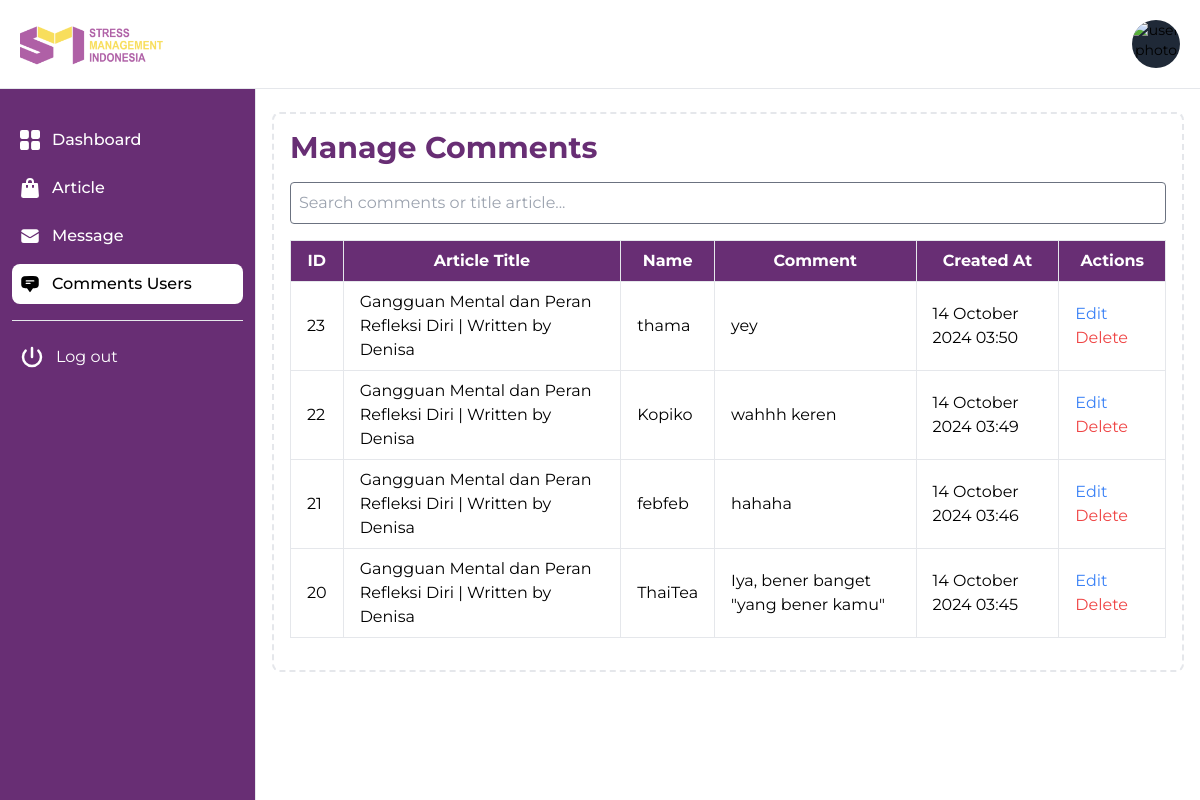
Page /admin/comments_admin.php (signed in) on the committed database.
### tables this page shows
CREATE TABLE `comments` (
  `id` int(11) NOT NULL,
  `article_id` int(11) NOT NULL,
  `name` varchar(100) NOT NULL,
  `comment` text NOT NULL,
  `created_at` timestamp NULL DEFAULT current_timestamp()
);

CREATE TABLE `articles` (
  `id` int(11) NOT NULL,
  `title` varchar(255) NOT NULL,
  `content` text DEFAULT NULL,
  `image` varchar(255) DEFAULT NULL,
  `category` varchar(255) DEFAULT NULL,
  `author` varchar(255) NOT NULL,
  `created_at` timestamp NULL DEFAULT current_timestamp(),
  `views` int(11) DEFAULT 0
);

### admin/comments_admin.php (the view, shortened to what this page needs)
<?php
require_once '../functions/db.php';
$query = "SELECT comments.id, comments.article_id, comments.name, comments.comment, comments.created_at, articles.title
          FROM comments
          LEFT JOIN articles ON comments.article_id = articles.id
          ORDER BY comments.created_at DESC";
$result = $conn->query($query);
?>
<!DOCTYPE html>
<html lang="en">
  <head>
    <link href="../css/output.css" rel="stylesheet" />
    <link href="https://cdn.jsdelivr.net/npm/flowbite@2.5.2/dist/flowbite.min.css" rel="stylesheet" />
    <script src="https://cdn.tailwindcss.com?plugins=forms,typography,aspect-ratio,line-clamp,container-queries"></script>
    <link rel="stylesheet" href="../css/style.css" />
    <script src="https://cdn.tailwindcss.com"></script>
</head>
<body>
   <header>
      <nav class="fixed top-0 z-50 w-full bg-white border-b border-gray-200">
        <div class="px-3 py-3 lg:px-5 lg:pl-3">
          <div class="flex items-center justify-between">
            <div class="flex items-center justify-start rtl:justify-end">
              <a href="#" class="flex ms-2 md:me-24">
                <img src="../asset/logo.png" class="h-16 me-3" alt="FlowBite Logo" />
              </a>
            </div>
            <div class="flex items-center">
              <div class="flex items-center ms-3">
                <div>
                  <button type="button" class="flex text-sm bg-gray-800 rounded-full focus:ring-4 focus:ring-gray-300" aria-expanded="false" data-dropdown-toggle="dropdown-user">
                    <img class="w-12 h-12 rounded-full" src="https://i.pinimg.com/564x/a6/67/73/a667732975f0f1da1a0fd4625e30d776.jpg" alt="user photo" />
                  </button>
                </div>
              </div>
            </div>
          </div>
        </div>
      </nav>
    </header>
    <main>
        <div id="content" class="content">
            <div class="p-4 sm:ml-64 md:mt-10">
                <div class="p-4 border-2 border-gray-200 border-dashed rounded-lg mt-14">
            <div class="flex items-center justify-between mb-4">
                <h2 class="text-lg md:text-3xl font-bold text-primary-color">Manage Comments</h2>
            </div>
                    <div class="grid grid-cols-1 gap-4 mb-4">
                        <div class="flex items-center justify-center gap-2 h-auto rounded">
    <div class="container mx-auto">
        <div class="">
            <input type="text" id="searchInput" onkeyup="searchComments()" placeholder="Search comments or title article..." class="border rounded p-2 w-full  mb-4" />
        </div>
            <div class="overflow-auto">
        <table id="commentsTable" class="min-w-full border-collapse border border-gray-200 ">
            <thead>
                <tr class="bg-primary-color text-white">
                    <th class="border border-gray-200 px-4 py-2">ID</th>
                    <th class="border border-gray-200 px-4 py-2">Article Title</th>
                    <th class="border border-gray-200 px-4 py-2">Name</th>
                    <th class="border border-gray-200 px-4 py-2">Comment</th>
                    <th class="border border-gray-200 px-4 py-2">Created At</th>
                    <th class="border border-gray-200 px-4 py-2">Actions</th>
                </tr>
            </thead>
            <tbody>
                <?php while ($comment = $result->fetch_assoc()): ?>
                    <tr>
                        <td class="border border-gray-200 px-4 py-2"><?php echo htmlspecialchars($comment['id']); ?></td>
                        <td class="border border-gray-200 px-4 py-2"><?php echo htmlspecialchars($comment['title']); ?></td>
                        <td class="border border-gray-200 px-4 py-2"><?php echo htmlspecialchars($comment['name']); ?></td>
                        <td class="border border-gray-200 px-4 py-2"><?php echo htmlspecialchars($comment['comment']); ?></td>
                        <td class="border border-gray-200 px-4 py-2"><?php echo date('d F Y H:i', strtotime($comment['created_at'])); ?></td>
                        <td class="border border-gray-200 px-4 py-2 ">
                            <button onclick="openEditModal(<?php echo $comment['id']; ?>, '<?php echo addslashes($comment['comment']); ?>')" class="text-blue-500 hover:underline">Edit</button>
                            <a href="delete_comment.php?id=<?php echo $comment['id']; ?>" class="text-red-500 hover:underline" onclick="return confirm('Are you sure you want to delete this comment?');">Delete</a>
                        </td>
                    </tr>
                <?php endwhile; ?>
            </tbody>
        </table>
        </div>
    </div>
                        </div>
                    </div>
                </div>
            </div>
        </div>
      <aside id="logo-sidebar" class="fixed top-0 left-0 z-40 w-64 mt-10 h-screen pt-20 transition-transform -translate-x-full bg-primary-color border-r border-gray-200 sm:translate-x-0" aria-label="Sidebar">
        <div class="h-full px-3 pb-4 overflow-y-auto bg-primary-color">
          <ul class="space-y-2 font-medium">
            <li>
              <a href="#" class="flex items-center p-2 text-white rounded-lg hover:bg-white hover:text-black">
                <span class="ms-3">Dashboard</span>
              </a>
            </li>
            <li>
              <a href="article_admin.php" class=" flex items-center p-2 text-white rounded-lg hover:bg-white hover:text-black">
                <span class="flex-1 ms-3 whitespace-nowrap">Article</span>
              </a>
            </li>
          <li>
              <a href="message_admin.php" class="flex items-center p-2 text-white rounded-lg hover:bg-white hover:text-black">
                <span class="flex-1 ms-3 whitespace-nowrap">Message</span>
              </a>
            </li>
          <li>
              <a href="comments_admin.php" class="flex items-center p-2 text-black rounded-lg bg-white">
                <span class="flex-1 ms-3 whitespace-nowrap">Comments Users</span>
              </a>
            </li>
          </ul>
            <ul class="space-y-2 mt-4 border-t border-gray-200 pt-4">
                <li class="">
                    <a href="logout.php" class="flex items-center p-2 text-white hover:text-red-600 rounded-lg hover:bg-white ">
                        <svg class="w-6 h-6  " xmlns="http://www.w3.org/2000/svg" fill="none" viewBox="0 0 24 24" stroke-width="2.5" stroke="currentColor">
                            <path stroke-linecap="round" stroke-linejoin="round" d="M5.636 5.636a9 9 0 1 0 12.728 0M12 3v9" />
                        </svg>
                        <span class="flex-1 ms-3 whitespace-nowrap">Log out</span>
                    </a>
                </li>
            </ul>
        </div>
      </aside>
    </main>

### css/style.css (style rules this page uses)
body { font-family: "Montserrat", sans-serif; }
* { margin: 0; padding: 0; box-sizing: border-box; }
:root { --indicator-color: #dadde1; --indicator-color-active: #682e74; --indicator-color-hover: #6b7280; }

### rows in the picture
comments: id "23", article.title "Gangguan Mental dan Peran Refleksi Diri | Written by Denisa", name "thama", comment "yey", created_at "14 October 2024 03:50"
comments: id "22", article.title "Gangguan Mental dan Peran Refleksi Diri | Written by Denisa", name "Kopiko", comment "wahhh keren", created_at "14 October 2024 03:49"
comments: id "21", article.title "Gangguan Mental dan Peran Refleksi Diri | Written by Denisa", name "febfeb", comment "hahaha", created_at "14 October 2024 03:46"
comments: id "20", article.title "Gangguan Mental dan Peran Refleksi Diri | Written by Denisa", name "ThaiTea", comment "Iya, bener banget \"yang bener kamu\"", created_at "14 October 2024 03:45"
